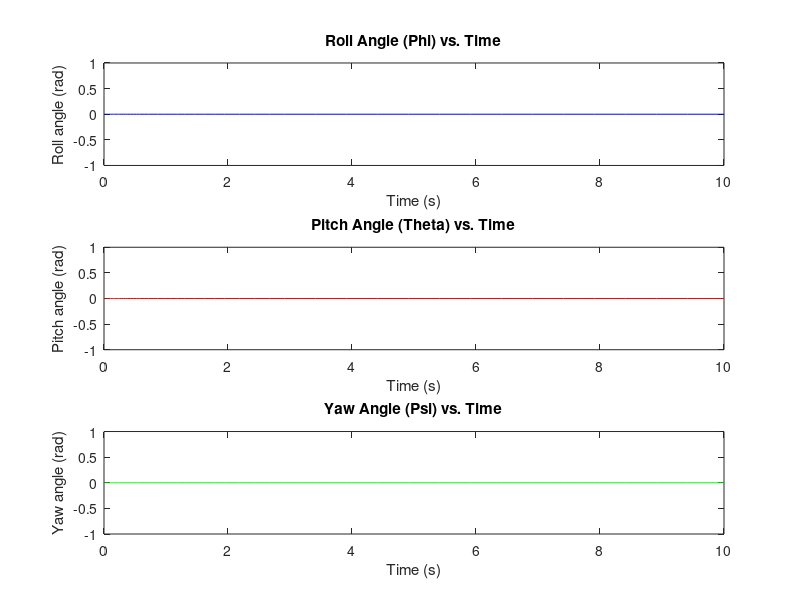
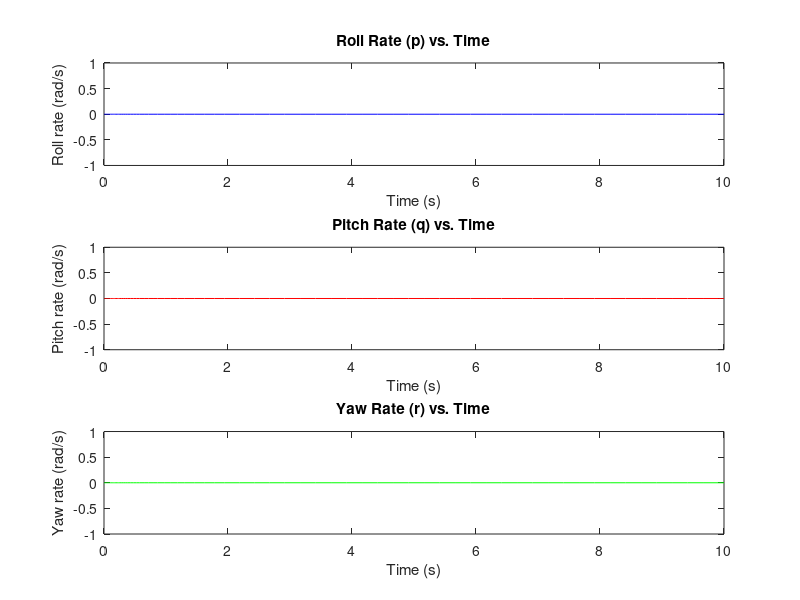

Write MATLAB code to recreate these figures, in order. (Note: this script raises an error after producing the figures.)
% Define parameters
m = 1000; % Mass of the satellite (kg)
I_xx = 1000; % Moment of inertia about x-axis (kg*m^2)
I_yy = 1500; % Moment of inertia about y-axis (kg*m^2)
I_zz = 800; % Moment of inertia about z-axis (kg*m^2)
G = 6.67430e-11; % Gravitational constant (m^3/kg/s^2)
M_Earth = 5.972e24; % Mass of the Earth (kg)
R_Earth = 6371e3; % Radius of the Earth (m)
%% 
% calculate the gravitational forces acting on the satellite due to the Earth's 
% gravity. We'll use Newton's law of universal gravitation to compute the gravitational 
% force vector. 

% Define satellite position relative to the center of the Earth (assuming circular orbit for simplicity)
r_satellite = [0; R_Earth + 500e3; 0]; % Position vector (m)

% Calculate distance between satellite and Earth's center
r_distance = norm(r_satellite);

% Calculate gravitational force vector
F_gravity = -G * M_Earth * m / r_distance^2 * r_satellite / r_distance;

% Display the gravitational force vector
disp('Gravitational force vector (N):');
disp(F_gravity);
%% 
% The next step is to implement the dynamics of Euler angles. We'll use Euler's 
% equations of motion for rigid body rotation to compute the time derivatives 
% of the Euler angles (roll, pitch, and yaw rates) based on the applied torques 
% and gravitational forces.

% Calculate gravitational torque (assuming satellite is a rigid body)
tau_gravity = cross(r_satellite, F_gravity);

% Display the gravitational torque vector
disp('Gravitational torque vector (Nm):');
disp(tau_gravity);
%ompute these derivatives based on the torques acting on the satellite. 
% Define initial Euler angles (roll, pitch, yaw) and angular velocities
phi_0 = 0;  % Initial roll angle (rad)
theta_0 = 0; % Initial pitch angle (rad)
psi_0 = 0;   % Initial yaw angle (rad)
p_0 = 0;     % Initial roll rate (rad/s)
q_0 = 0;     % Initial pitch rate (rad/s)
r_0 = 0;     % Initial yaw rate (rad/s)

% Compute time derivatives of Euler angles using Euler's equations of motion
phi_dot = p_0 + q_0 * sin(phi_0) * tan(theta_0) + r_0 * cos(phi_0) * tan(theta_0);
theta_dot = q_0 * cos(phi_0) - r_0 * sin(phi_0);
psi_dot = q_0 * sin(phi_0) * sec(theta_0) + r_0 * cos(phi_0) * sec(theta_0);

% Display the time derivatives of Euler angles
disp('Time derivatives of Euler angles (rad/s):');
disp(['Roll rate (phi_dot): ', num2str(phi_dot)]);
disp(['Pitch rate (theta_dot): ', num2str(theta_dot)]);
disp(['Yaw rate (psi_dot): ', num2str(psi_dot)]);
%% 
% The next step is to integrate the time derivatives of the Euler angles over 
% time to update the Euler angles themselves. We'll use a numerical integration 
% method to accomplish this. 

% Define simulation time span
t_span = [0 10]; % Simulation time span (start time, end time)

% Define initial conditions vector
initial_conditions = [phi_0; theta_0; psi_0; p_0; q_0; r_0];

% Define function for Euler angles dynamics
euler_dynamics = @(t, x) [x(4) + x(5) * sin(x(1)) * tan(x(2)) + x(6) * cos(x(1)) * tan(x(2));...
                          x(5) * cos(x(1)) - x(6) * sin(x(1));...
                          x(5) * sin(x(1)) * sec(x(2)) + x(6) * cos(x(1)) * sec(x(2));...
                          0; % Assuming no external torques initially
                          0; % Assuming no external torques initially
                          0]; % Assuming no external torques initially

% Integrate Euler angles dynamics over time
[t, euler_states] = ode45(euler_dynamics, t_span, initial_conditions);

% Extract Euler angles and rates from integration results
phi = euler_states(:, 1);
theta = euler_states(:, 2);
psi = euler_states(:, 3);
p = euler_states(:, 4);
q = euler_states(:, 5);
r = euler_states(:, 6);

% Display the final values of Euler angles and rates
disp('Final values of Euler angles and rates:');
disp(['Roll angle (phi): ', num2str(phi(end)), ' rad']);
disp(['Pitch angle (theta): ', num2str(theta(end)), ' rad']);
disp(['Yaw angle (psi): ', num2str(psi(end)), ' rad']);
disp(['Roll rate (p): ', num2str(p(end)), ' rad/s']);
disp(['Pitch rate (q): ', num2str(q(end)), ' rad/s']);
disp(['Yaw rate (r): ', num2str(r(end)), ' rad/s']);
%% 
% In this code:
% 
% We create two separate figures, each containing three subplots.
% 
% The first figure plots the Euler angles (roll, pitch, and yaw) as functions 
% of time.
% 
% The second figure plots the angular rates (p, q, and r) as functions of time.
% 
% Each subplot represents one of the Euler angles or angular rates.

% Plot Euler angles over time
figure;
subplot(3,1,1);
plot(t, phi, 'b');
xlabel('Time (s)');
ylabel('Roll angle (rad)');
title('Roll Angle (Phi) vs. Time');

subplot(3,1,2);
plot(t, theta, 'r');
xlabel('Time (s)');
ylabel('Pitch angle (rad)');
title('Pitch Angle (Theta) vs. Time');

subplot(3,1,3);
plot(t, psi, 'g');
xlabel('Time (s)');
ylabel('Yaw angle (rad)');
title('Yaw Angle (Psi) vs. Time');

% Plot angular rates over time
figure;
subplot(3,1,1);
plot(t, p, 'b');
xlabel('Time (s)');
ylabel('Roll rate (rad/s)');
title('Roll Rate (p) vs. Time');

subplot(3,1,2);
plot(t, q, 'r');
xlabel('Time (s)');
ylabel('Pitch rate (rad/s)');
title('Pitch Rate (q) vs. Time');

subplot(3,1,3);
plot(t, r, 'g');
xlabel('Time (s)');
ylabel('Yaw rate (rad/s)');
title('Yaw Rate (r) vs. Time');
%% 
% The next step is to analyze the behavior of the satellite based on the simulation 
% results. Here are some aspects you can consider for analysis:
%% 
% # Effect of Initial Conditions: We'll rerun the simulation with different 
% sets of initial conditions (e.g., varying initial Euler angles or angular velocities) 
% and observe how the satellite's behavior differs.Does the satellite reach a 
% stable orientation regardless of initial conditions?
% # Influence of External Torques: IfWe'll introduce external torques to the 
% simulation (e.g., simulated torques due to magnetic field variations) and observe 
% their effect on the satellite's attitude dynamics.
% # Visualization Enhancements: To enhance visualization, we can create animated 
% plots showing the satellite's orientation changing over time. This can provide 
% a more intuitive understanding of the satellite's attitude dynamics.

% Create figure for animation
fig = figure;
set(fig, 'Position', [100, 100, 800, 600]);

% Define satellite dimensions for visualization
satellite_length = 10; % Length of satellite body
satellite_width = 2;   % Width of satellite body
satellite_height = 2;  % Height of satellite body

% Define time step for animation
dt_anim = 0.1; % Time step for animation (s)

% Iterate through simulation results and update animation
for i = 1:length(t)
    % Extract Euler angles for current time step
    roll = phi(i);
    pitch = theta(i);
    yaw = psi(i);
    
    % Compute rotation matrix from Euler angles
    R = angle2dcm(yaw, pitch, roll);
    
    % Define satellite vertices in body-fixed frame
    satellite_vertices = [
        -satellite_length/2, -satellite_width/2, -satellite_height/2; % Front bottom left
        -satellite_length/2, satellite_width/2, -satellite_height/2;  % Front top left
        satellite_length/2, satellite_width/2, -satellite_height/2;   % Front top right
        satellite_length/2, -satellite_width/2, -satellite_height/2;  % Front bottom right
        -satellite_length/2, -satellite_width/2, satellite_height/2; % Back bottom left
        -satellite_length/2, satellite_width/2, satellite_height/2;  % Back top left
        satellite_length/2, satellite_width/2, satellite_height/2;   % Back top right
        satellite_length/2, -satellite_width/2, satellite_height/2]; % Back bottom right
    
    % Rotate satellite vertices to inertial frame
    satellite_vertices_rotated = (R * satellite_vertices')';
    
    % Plot satellite
    clf;
    hold on;
    grid on;
    axis equal;
    xlabel('X');
    ylabel('Y');
    zlabel('Z');
    title('Satellite Attitude Animation');
    % Plot satellite body
    fill3(satellite_vertices_rotated(:,1), satellite_vertices_rotated(:,2), satellite_vertices_rotated(:,3), 'b');
    % Plot body-fixed frame axes
    quiver3(0, 0, 0, satellite_length/2, 0, 0, 'r', 'LineWidth', 2);
    quiver3(0, 0, 0, 0, satellite_width/2, 0, 'g', 'LineWidth', 2);
    quiver3(0, 0, 0, 0, 0, satellite_height/2, 'b', 'LineWidth', 2);
    xlim([-30 30]);
    ylim([-30 30]);
    zlim([-30 30]);
    view([-30 30]);
    hold off;
    
    % Pause for animation
    pause(dt_anim);
end
%% 
% In this code:
%% 
% * We define animation parameters such as frames per second (|fps|), duration 
% of animation (|duration|), and the total number of frames (|num_frames|).
% * We initialize a figure for the animation and set up the axes.
% * Inside the animation loop, we update the satellite's orientation at each 
% frame by interpolating the Euler angles from the simulation results and converting 
% them to a direction cosine matrix (DCM) using our custom function |euler2dcm|.
% * We then plot the satellite's orientation in 3D space using the DCM.
% * The |drawSatellite| function is used to update the satellite's position 
% in the animation by rotating its vertices based on the DCM.

% Define animation parameters
fps = 30; % Frames per second
duration = 10; % Duration of animation (seconds)
num_frames = duration * fps; % Total number of frames
time_step = duration / num_frames; % Time step between frames

% Initialize figure for animation
figure;
axis([-1.5 1.5 -1.5 1.5 -1.5 1.5]);
xlabel('X-axis');
ylabel('Y-axis');
zlabel('Z-axis');
title('Satellite Attitude Dynamics Animation');

% Initialize variables for animation
satellite_patch = plot3(0, 0, 0, 'ko'); % Initialize satellite as a point
view(3); % Set 3D view
% Loop through each frame and update satellite orientation
for i = 1:num_frames
    % Update Euler angles based on simulation results
    phi_i = interp1(t, phi, (i - 1) * time_step);
    theta_i = interp1(t, theta, (i - 1) * time_step);
    psi_i = interp1(t, psi, (i - 1) * time_step);
    
    % Convert Euler angles to direction cosine matrix (DCM)
    DCM_i = euler2dcm(phi_i, theta_i, psi_i);
    
    % Plot satellite orientation
    drawSatellite(DCM_i, satellite_patch);
    
    % Pause to control animation speed
    pause(1 / fps);
end
%% 
% Investigating the effect of different initial conditions on the satellite's 
% behavior.
%% 
% # Initialize a cell array or structure to store the results for each set of 
% initial conditions.
% # Define multiple sets of initial conditions for the Euler angles and angular 
% velocities.
% # Loop through each set of initial conditions, run the simulation, and store 
% the results.
% # Visualize and analyze the results as needed.

% Determine the number of conditions
num_conditions = numel(initial_conditions);

% Loop through each set of initial conditions
for i = 1:num_conditions
    % Define initial conditions for Euler angles and angular velocities
    phi_0 = initial_conditions(i).phi_0; % Uncomment and adjust as needed
    theta_0 = initial_conditions(i).theta_0;
    psi_0 = initial_conditions(i).psi_0;
    p_0 = initial_conditions(i).p_0;
    q_0 = initial_conditions(i).q_0;
    r_0 = initial_conditions(i).r_0;
    
    % Run simulation with current set of initial conditions
    % Replace this with your simulation code
end
    % Run simulation with current set of initial conditions
    [t, phi, theta, psi, p, q, r] = runSimulation(phi_0, theta_0, psi_0, p_0, q_0, r_0);

    % Store results for current set of initial conditions
    results(i).t = t;
    results(i).phi = phi;
    results(i).theta = theta;
    results(i).psi = psi;
    results(i).p = p;
    results(i).q = q;
    results(i).r = r;
    
    % Visualize results or perform analysis as needed
    % (e.g., plot results, compare different conditions)